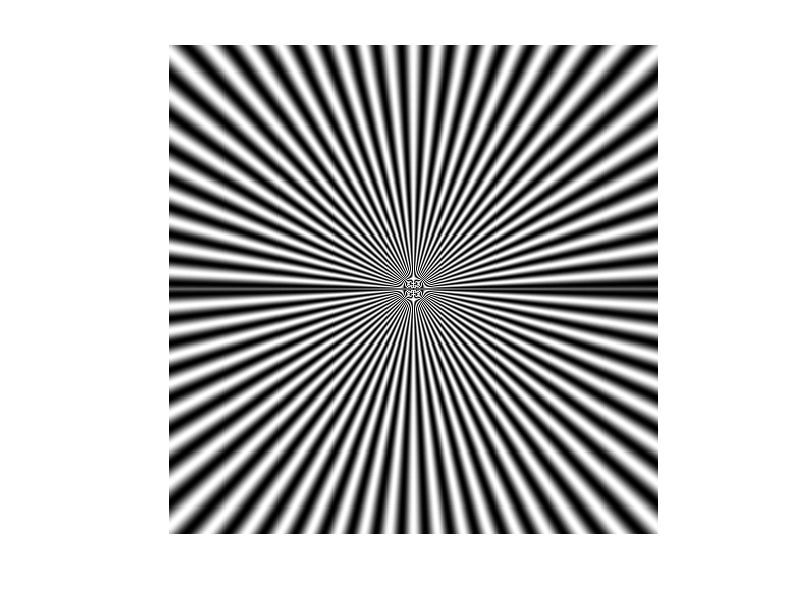

Write MATLAB code to recreate this figure.
clc;
close all;  
clear;  
workspace;  
rows = 480;
columns = 480;
x0 = rows / 2;
y0 = columns / 2;
M = zeros(rows,columns);
F = zeros(rows,columns);
n = 50;

%%
for x=1:rows
    for y=1:columns
        lambda1 = 0.1;
        a1 = 0.0383;
        k = 0;

        M(x,y) = (1 + cos(2 * pi / lambda1 * (atan((y0 - y)/(x - x0)) + a1 * sin(2 * pi * k / 1)))) / 2;
        %F(x,y) = (1 + cos(2 * pi / lambda2 * (atan((y0 - y)/(x - x0)) + a2 * sin(2 * pi * k / n)))) / 2;

    end
end
imshow(M)